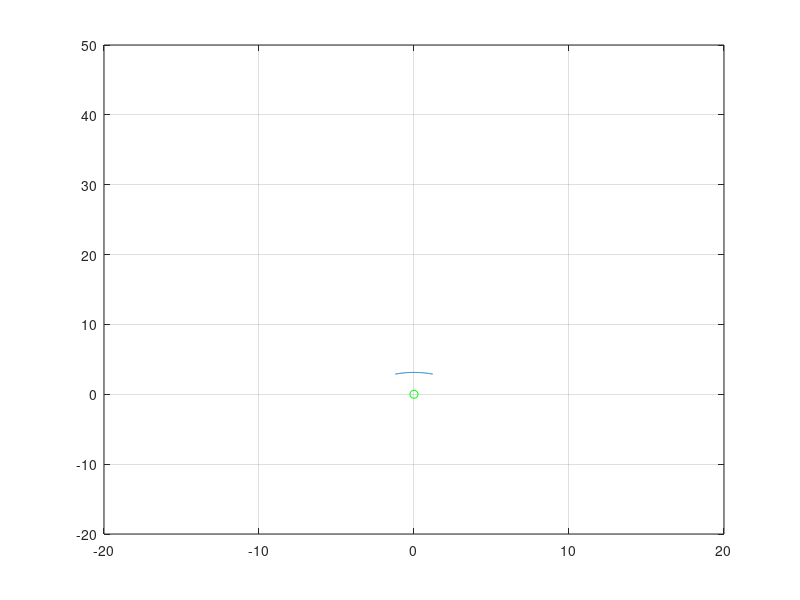

The MATLAB source for this figure: (Note: this script raises an error after producing the figure.)
clc,close all, clear
v_linear_actuator = 0.06626606; %meters/sec
max_z             =v_linear_actuator/2;
r                 = 0.085725;       %distance between linear actuator and center of rotation
v_cart            = 6.25856/2;      %meters/sec
max_dist          = v_cart;   %sample taken twice every seconds    
max_degrees       = asin(max_z/r);  %max possible turning radius based off of velcity of linear actuator

%initiate way points

waypoints = [ones([2,60]);zeros([1,60])];
waypoints(1:2,1) = [0;0];
index = 2;
%create circle
x_c = waypoints(1,1);                        %x coordinate center of circle
y_c = waypoints(2,1);                        %y coordinate center of circle
theta = linspace(pi/2 - max_degrees,pi/2 + max_degrees , 100);
x = max_dist * cos(theta) + x_c;
y = max_dist * sin(theta) + y_c;



figure(1)
plot(x,y, waypoints(1,1),waypoints(2,1),'g--o');
axis([-20 20 -20 50]);
grid on;

% figure(2)
% plot(waypoints(1,:),waypoints(2,:),'g--o');

while waypoints(1,1) ~= waypoints(1,index) && waypoints(2,1) ~= waypoints(2,index)
    figure(1);
    [x_click, y_click] = ginput(1); % Get a clicked point
    dist_origin        = sqrt((x_click - waypoints(1,1))^2 + (y_click - waypoints(2,1))^2);    
    
    % Find the closest point on the line to the clicked point
    [~, idx] = min((x - x_click).^2 + (y - y_click).^2); % Find the closest point
    x_closest = x(idx);
    y_closest = y(idx);
    dist_arc = sqrt( (x_click - x_closest)^2 + (y_click - y_closest)^2 );

    if dist_origin < dist_arc
        waypoints(1:2,index ) = waypoints(1:2,1);
        writematrix(waypoints(1:3,1:index),'data.csv')
        break
    else
        waypoints(1:2,index) = [x_closest;y_closest];
        heading_vector = waypoints(1:2,index) - waypoints(1:2, index-1);
        heading = atan2(heading_vector(2),heading_vector(1));
        x_c = waypoints(1,index);                        %x coordinate center of circle
        y_c = waypoints(2,index);                        %y coordinate center of circle
        theta = linspace(heading - max_degrees,heading + max_degrees , 100);
        x = max_dist * cos(theta) + x_c;
        y = max_dist * sin(theta) + y_c;
        figure(1);
        plot(x,y, waypoints(1,1:index),waypoints(2,1:index),'g--o');
        axis([-30 30 -30 60]);
        grid on;
    end

    index = index + 1;
end